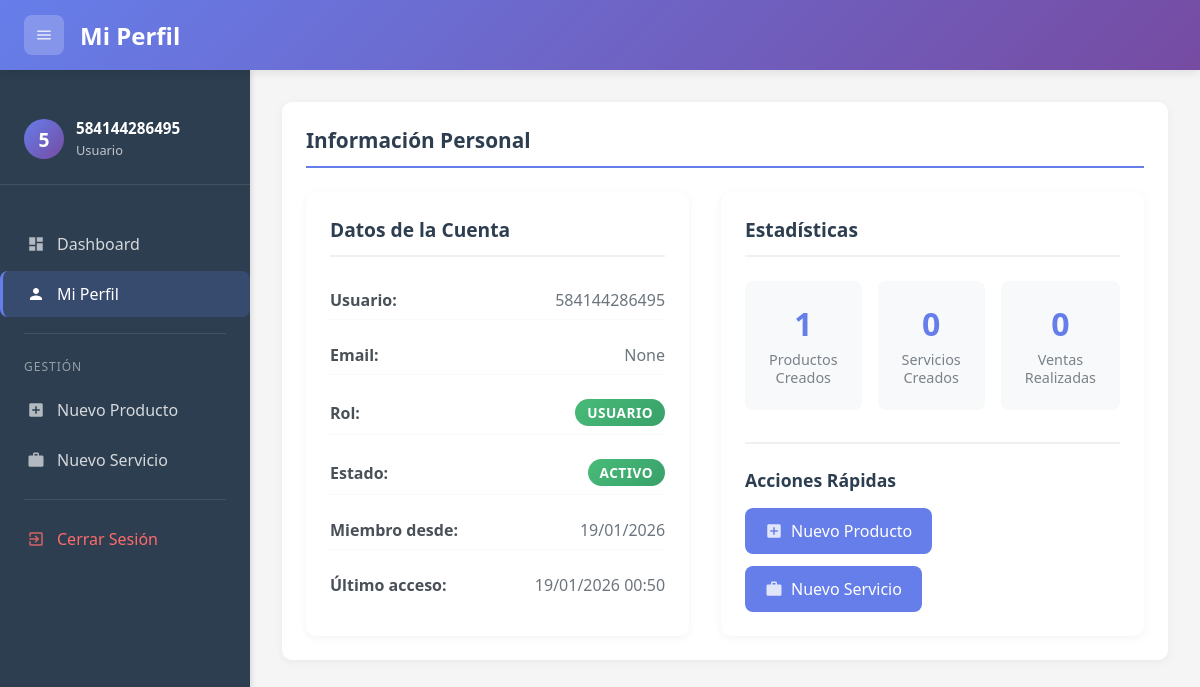
Screenshot of /perfil (signed in) with the database file from the repository.
### models.py (models this page shows, shortened)
class User(db.Model, UserMixin):
    id = db.Column(db.Integer, primary_key=True)
    username = db.Column(db.String(80), unique=True, nullable=False)
    password_hash = db.Column(db.String(200), nullable=False)
    email = db.Column(db.String(120), unique=True, nullable=True)
    role = db.Column(db.String(20), default='usuario')  # 'admin' o 'usuario'
    is_active = db.Column(db.Boolean, default=True)
    created_at = db.Column(db.DateTime, default=datetime.now)
    last_login = db.Column(db.DateTime, nullable=True)
    def is_admin(self):
        return self.role == 'admin'

### app.py (the view)
@app.route('/perfil')
@login_required
def perfil():
    productos_creados = Producto.query.filter_by(created_by=current_user.id).count()
    servicios_creados = Servicio.query.filter_by(created_by=current_user.id).count()
    ventas_realizadas = Venta.query.filter_by(vendedor_id=current_user.id).count()
    return render_template('perfil.html',
                         page_title='Mi Perfil',
                         productos_creados=productos_creados,
                         servicios_creados=servicios_creados,
                         ventas_realizadas=ventas_realizadas)

### app.py (called while the page is built)
@login_manager.user_loader
def load_user(user_id):
    return User.query.get(int(user_id))

@app.context_processor
def inject_user_data():
    if current_user.is_authenticated:
        return {
            'es_admin': current_user.is_admin(),
            'current_user': current_user
        }
    return {}

### templates/perfil.html (shortened to what this page needs)
{% extends "base.html" %}
{% block page_title %}Mi Perfil{% endblock %}
{% block content %}
<div class="section">
    <h2 class="section-title">Información Personal</h2>
    <div class="profile-grid">
        <div class="profile-card">
            <div class="profile-header">
                <h3>Datos de la Cuenta</h3>
            </div>
            <div class="profile-info">
                <div class="info-item">
                    <span class="info-label">Usuario:</span>
                    <span class="info-value">{{ current_user.username }}</span>
                </div>
                <div class="info-item">
                    <span class="info-label">Email:</span>
                    <span class="info-value">{{ current_user.email }}</span>
                </div>
                <div class="info-item">
                    <span class="info-label">Rol:</span>
                    <span class="info-value">
                        <span class="badge {% if current_user.is_admin() %}badge-warning{% else %}badge-success{% endif %}">
                            {% if current_user.is_admin() %}Administrador{% else %}Usuario{% endif %}
                        </span>
                    </span>
                </div>
                <div class="info-item">
                    <span class="info-label">Estado:</span>
                    <span class="info-value">
                        <span class="badge {% if current_user.is_active %}badge-success{% else %}badge-danger{% endif %}">
                            {% if current_user.is_active %}Activo{% else %}Inactivo{% endif %}
                        </span>
                    </span>
                </div>
                <div class="info-item">
                    <span class="info-label">Miembro desde:</span>
                    <span class="info-value">{{ current_user.created_at.strftime('%d/%m/%Y') }}</span>
                </div>
                <div class="info-item">
                    <span class="info-label">Último acceso:</span>
                    <span class="info-value">
                        {% if current_user.last_login %}
                            {{ current_user.last_login.strftime('%d/%m/%Y %H:%M') }}
                        {% else %}
                            Nunca
                        {% endif %}
                    </span>
                </div>
            </div>
        </div>
        <div class="profile-card">
            <div class="profile-header">
                <h3>Estadísticas</h3>
            </div>
            <div class="stats-grid">
                <div class="stat-card">
                    <div class="stat-number">{{ productos_creados|default(0) }}</div>
                    <div class="stat-label">Productos Creados</div>
                </div>
                <div class="stat-card">
                    <div class="stat-number">{{ servicios_creados|default(0) }}</div>
                    <div class="stat-label">Servicios Creados</div>
                </div>
                <div class="stat-card">
                    <div class="stat-number">{{ ventas_realizadas|default(0) }}</div>
                    <div class="stat-label">Ventas Realizadas</div>
                </div>
            </div>
            <div class="quick-actions">
                <h4>Acciones Rápidas</h4>
                <div class="action-buttons">
                    <a href="{{ url_for('nuevo_producto') }}" class="action-btn">
                        <svg class="icon-svg" viewBox="0 0 24 24">
                            <path d="M19 3H5c-1.11 0-2 .9-2 2v14c0 1.1.89 2 2 2h14c1.1 0 2-.9 2-2V5c0-1.1-.9-2-2-2zm-2 10h-4v4h-2v-4H7v-2h4V7h2v4h4v2z"/>
                        </svg>
                        Nuevo Producto
                    </a>
                    <a href="{{ url_for('nuevo_servicio') }}" class="action-btn">
                        <svg class="icon-svg" viewBox="0 0 24 24">
                            <path d="M20 6h-4V4c0-1.11-.89-2-2-2h-4c-1.11 0-2 .89-2 2v2H4c-1.11 0-1.99.89-1.99 2L2 19c0 1.11.89 2 2 2h16c1.11 0 2-.89 2-2V8c0-1.11-.89-2-2-2zm-6 0h-4V4h4v2z"/>
                        </svg>
                        Nuevo Servicio
                    </a>
                </div>
            </div>
        </div>
    </div>
</div>
{% endblock %}

### templates/base.html (shortened to what this page needs)
<!DOCTYPE html>
<html lang="es">
<head>
</head>
<body>
    <header class="header">
        <div class="header-left">
            <button class="toggle-sidebar" onclick="toggleSidebar()" title="Menú">
                <svg class="icon-svg" viewBox="0 0 24 24">
                    <path d="M3 18h18v-2H3v2zm0-5h18v-2H3v2zm0-7v2h18V6H3z"/>
                </svg>
            </button>
            <h1 class="header-title">{% block page_title %}Dashboard{% endblock %}</h1>
        </div>
    </header>
    <div class="main-container">
        <nav class="sidebar" id="sidebar">
            <div class="sidebar-header">
                <div class="sidebar-user">
                    <div class="sidebar-user-avatar">
                        {{ current_user.username[0]|upper if current_user.username else 'U' }}
                    </div>
                    <div class="sidebar-user-info">
                        <h4>{{ current_user.username|default('Usuario') }}</h4>
                        <small>{{ current_user.role|default('Usuario')|title }}</small>
                    </div>
                </div>
            </div>
            <div class="sidebar-menu">
                <a href="{{ url_for('dashboard') }}" class="menu-item {% if request.endpoint == 'dashboard' %}active{% endif %}">
                    <svg class="icon-svg" viewBox="0 0 24 24">
                        <path d="M3 13h8V3H3v10zm0 8h8v-6H3v6zm10 0h8V11h-8v10zm0-18v6h8V3h-8z"/>
                    </svg>
                    <span>Dashboard</span>
                </a>
                <a href="{{ url_for('perfil') }}" class="menu-item {% if request.endpoint == 'perfil' %}active{% endif %}">
                    <svg class="icon-svg" viewBox="0 0 24 24">
                        <path d="M12 12c2.21 0 4-1.79 4-4s-1.79-4-4-4-4 1.79-4 4 1.79 4 4 4zm0 2c-2.67 0-8 1.34-8 4v2h16v-2c0-2.66-5.33-4-8-4z"/>
                    </svg>
                    <span>Mi Perfil</span>
                </a>
                <div class="menu-divider"></div>
                <div class="menu-section">Gestión</div>
                <a href="{{ url_for('nuevo_producto') }}" class="menu-item {% if request.endpoint == 'nuevo_producto' %}active{% endif %}">
                    <svg class="icon-svg" viewBox="0 0 24 24">
                        <path d="M19 3H5c-1.11 0-2 .9-2 2v14c0 1.1.89 2 2 2h14c1.1 0 2-.9 2-2V5c0-1.1-.9-2-2-2zm-2 10h-4v4h-2v-4H7v-2h4V7h2v4h4v2z"/>
                    </svg>
                    <span>Nuevo Producto</span>
                </a>
                <a href="{{ url_for('nuevo_servicio') }}" class="menu-item {% if request.endpoint == 'nuevo_servicio' %}active{% endif %}">
                    <svg class="icon-svg" viewBox="0 0 24 24">
                        <path d="M20 6h-4V4c0-1.11-.89-2-2-2h-4c-1.11 0-2 .89-2 2v2H4c-1.11 0-1.99.89-1.99 2L2 19c0 1.11.89 2 2 2h16c1.11 0 2-.89 2-2V8c0-1.11-.89-2-2-2zm-6 0h-4V4h4v2z"/>
                    </svg>
                    <span>Nuevo Servicio</span>
                </a>
                <div class="menu-divider"></div>
                <a href="{{ url_for('logout') }}" class="menu-item" style="color: #ff6b6b;">
                    <svg class="icon-svg" viewBox="0 0 24 24">
                        <path d="M10.09 15.59L11.5 17l5-5-5-5-1.41 1.41L12.67 11H3v2h9.67l-2.58 2.59zM19 3H5c-1.11 0-2 .9-2 2v4h2V5h14v14H5v-4H3v4c0 1.1.89 2 2 2h14c1.1 0 2-.9 2-2V5c0-1.1-.9-2-2-2z"/>
                    </svg>
                    <span>Cerrar Sesión</span>
                </a>
            </div>
        </nav>
        <main class="content-wrapper" id="contentWrapper">
            {% block content %}{% endblock %}
        </main>
    </div>
</body>
</html>

### templates/perfil.html (style rules this page uses)
.profile-grid { display: grid; grid-template-columns: 1fr 1fr; gap: 2rem; margin-top: 1rem; }
.profile-card { background: white; border-radius: 10px; padding: 1.5rem; box-shadow: 0 2px 10px rgba(0,0,0,0.05); }
.profile-header { margin-bottom: 1.5rem; padding-bottom: 0.75rem; border-bottom: 2px solid #f0f0f0; }
.profile-header h3 { color: #2c3e50; font-size: 1.2rem; font-weight: 600; }
.profile-info { display: flex; flex-direction: column; gap: 1rem; }
.info-item { display: flex; justify-content: space-between; align-items: center; padding: 0.5rem 0; border-bottom: 1px solid #f8f9fa; }
.info-item:last-child { border-bottom: none; }
.info-label { font-weight: 600; color: #495057; }
.info-value { color: #6c757d; }
.stats-grid { display: grid; grid-template-columns: repeat(3, 1fr); gap: 1rem; margin-bottom: 1.5rem; }
.stat-card { background: #f8f9fa; border-radius: 8px; padding: 1.5rem; text-align: center; transition: transform 0.3s; }
.stat-number { font-size: 2rem; font-weight: 700; color: #667eea; margin-bottom: 0.5rem; }
.stat-label { color: #6c757d; font-size: 0.9rem; }
.quick-actions { margin-top: 2rem; padding-top: 1.5rem; border-top: 2px solid #f0f0f0; }
.quick-actions h4 { color: #2c3e50; margin-bottom: 1rem; font-size: 1.1rem; }
.action-buttons { display: flex; flex-wrap: wrap; gap: 0.75rem; }
.action-btn { display: flex; align-items: center; gap: 0.5rem; background: #667eea; color: white; padding: 0.75rem 1.25rem; border-radius: 8px; text-decoration: none; font-weight: 500; transition: all 0.3s; border: none; cursor: pointer; }
.action-btn .icon-svg { width: 18px; height: 18px; fill: white; }
.badge { display: inline-block; padding: 0.25rem 0.75rem; border-radius: 20px; font-size: 0.85rem; font-weight: 600; text-transform: uppercase; letter-spacing: 0.5px; }
.badge-success { background: linear-gradient(135deg, #48bb78 0%, #38a169 100%); color: white; }

### rows the page displays
User: username "5", username "584144286495", role "Usuario", email "None", created_at "19/01/2026", last_login "19/01/2026 00:50"

### other values shown
{{ productos_creados|default(0) }} "1"
{{ servicios_creados|default(0) }} "0"
{{ ventas_realizadas|default(0) }} "0"
